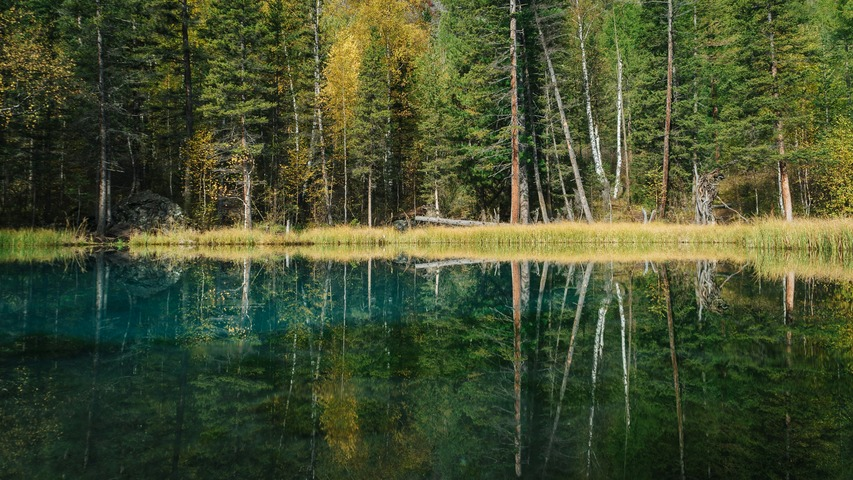
#> input picture lab3/assignment/image.jpg, 853 x 480 px
$ python 1.3.py
#> lines starting #> are read from the running program, lines starting #| are printed output that depends on the picture
# -*- coding: utf-8 -*-
"""
Created on Fri Sep 12 18:52:34 2025

@author: USER
"""


import numpy as np
import matplotlib.pyplot as plt
import cv2

# ---------------- Histogram Equalization for grayscale ----------------
def histogram(image):
    h, w = image.shape
    total = h * w
    hist = np.zeros(256, dtype=np.uint32)
    for i in range(h):
        for j in range(w):
            p_val = image[i, j]
            hist[p_val] += 1

    pdf = np.zeros(256, dtype=np.float32)
    for i in range(256):
        pdf[i] = hist[i] / float(total)

    cdf = np.zeros(256, dtype=np.float32)
    p = 0
    for i in range(256):
        p += pdf[i]
        cdf[i] = p

    trans = np.zeros(256, dtype=np.uint8)
    for i in range(256):
        trans[i] = int(round(255 * cdf[i]))

    out_image = np.zeros_like(image, dtype=np.uint8)
    for i in range(h):
        for j in range(w):
            out_image[i, j] = trans[image[i, j]]

    return out_image

def show_pdf_cdf(image):
    chans = cv2.split(image)
    pdf_list = []
    cdf_list = []

    for chan in chans:
        h, w = chan.shape
        total = h * w
        hist = np.zeros(256, dtype=np.uint32)

        # Histogram
        for i in range(h):
            for j in range(w):
                p_val = chan[i, j]
                hist[p_val] += 1

        # PDF (manual loop)
        pdf = np.zeros(256, dtype=np.float32)
        for i in range(256):
            pdf[i] = hist[i] / float(total)

        # CDF (manual loop)
        cdf = np.zeros(256, dtype=np.float32)
        cumulative = 0.0
        for i in range(256):
            cumulative += pdf[i]
            cdf[i] = cumulative

        # Save results
        pdf_list.append(pdf)
        cdf_list.append(cdf)

    return pdf_list, cdf_list


# ---------------- Plot Histograms ----------------
def plot_diagrams(hist_list, title):
    colors = ("b", "g", "r")
    for hist, color in zip(hist_list, colors):
        plt.plot(hist, color=color)
        plt.xlim([0, 256])
    plt.title(title)


# ---------------- Main Code ----------------
img = cv2.imread("image.jpg", 1)
#> img is the input picture: shape (480, 853, 3); mean B, G, R 47, 78.9, 68.4


hsv = cv2.cvtColor(img, cv2.COLOR_BGR2HSV)
#> hsv: shape (480, 853, 3); mean H, S, V 46, 123, 81.5
h, s, v = cv2.split(hsv)
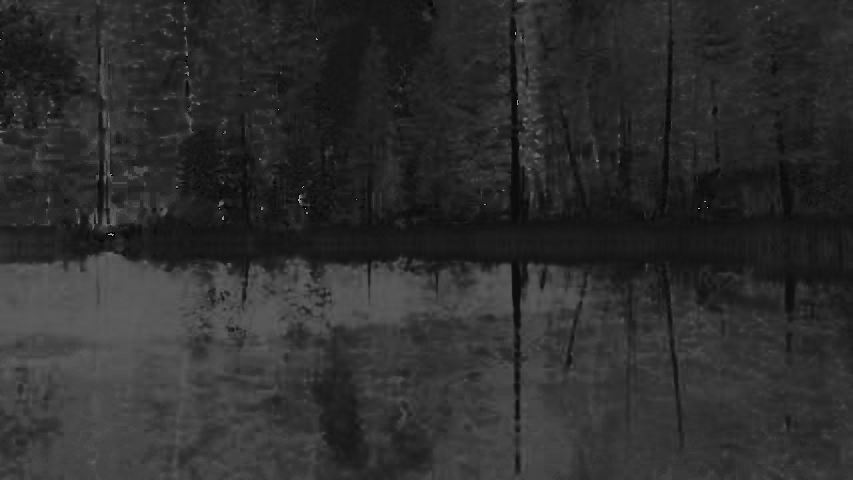
#> h: shape (480, 853); min 0, max 177, mean 46
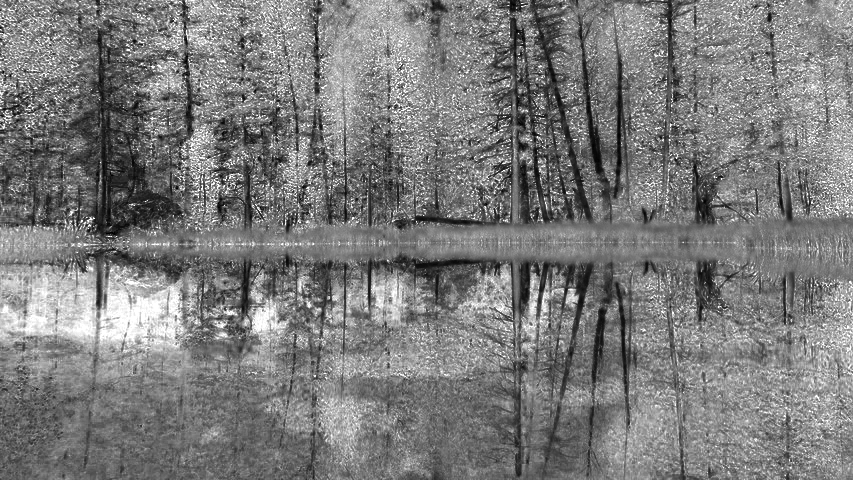
#> s: shape (480, 853); min 0, max 255, mean 123
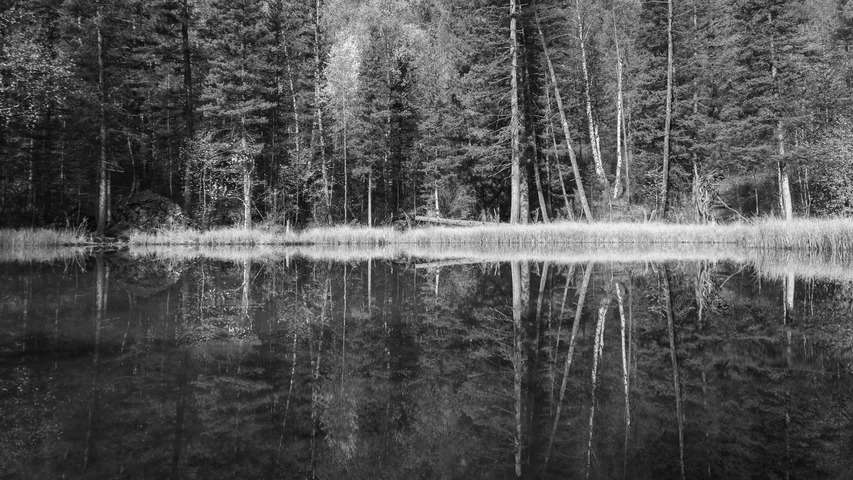
#> v: shape (480, 853); min 1, max 255, mean 81.5
v_out = histogram(v)
#> after the loop in histogram, `for i in range(h):`: hist = 256 values, max 5773 at index 45, min 0 at index 0, mean 1599.4
#> after the loop in histogram, `for i in range(256):`: pdf = 256 values, max 0.0141 at index 45, min 0 at index 0, mean 0.00391
#> the loop in histogram, `for i in range(256):` made 256 passes
#> p on passes 1 to 3: 0, 2.44e-06, 1.22e-05
#> after the loop in histogram, `for i in range(256):`: cdf = 256 values from 0 to 1; p = 1
#> after the loop in histogram, `for i in range(256):`: trans = 256 values from 0 to 255
#> after the loop in histogram, `for i in range(h):`:
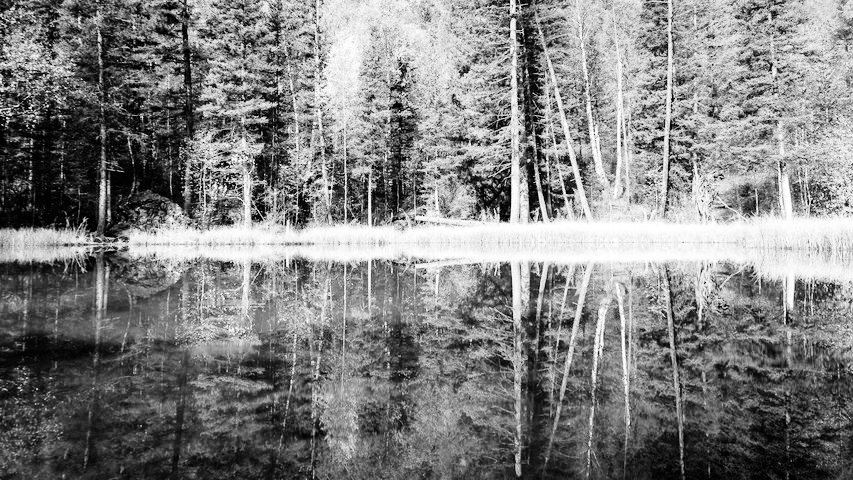
#> out_image: shape (480, 853); min 0, max 255, mean 128.5
hsv_merge = cv2.merge([h, s, v_out])
#> hsv_merge: shape (480, 853, 3); mean H, S, V 46, 123, 128.5
final_rgb = cv2.cvtColor(hsv_merge, cv2.COLOR_HSV2BGR)
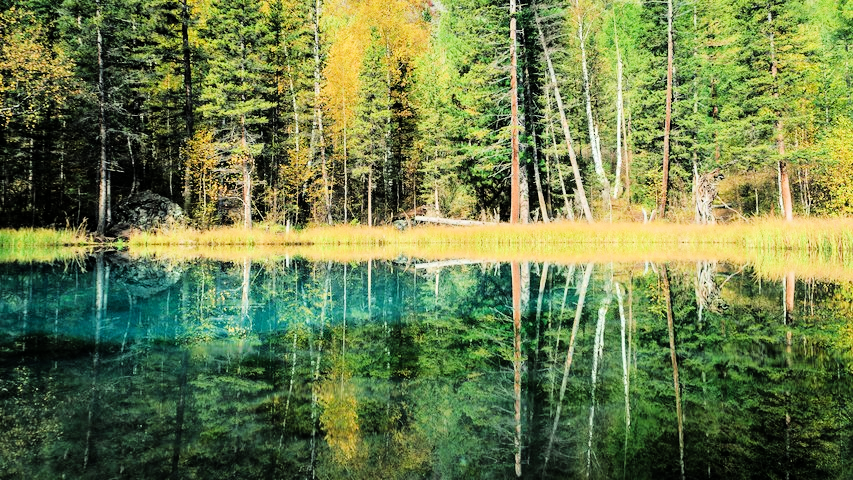
#> final_rgb: shape (480, 853, 3); mean B, G, R 73.5, 124.6, 107.1

# Show images (optional)
cv2.imshow("Original Image", img)
cv2.imshow("Equalized Image", final_rgb)
cv2.waitKey(0)

in_pdf,in_cdf = show_pdf_cdf(img)
#> the loop in show_pdf_cdf, `for chan in chans:` made 3 passes
#> after the loop in show_pdf_cdf, `for chan in chans:`: cdf_list = 3 items
#> in_pdf = 3 items; in_cdf = 3 items
out_pdf, out_cdf = show_pdf_cdf(final_rgb)
#> the loop in show_pdf_cdf (call 2), `for chan in chans:` made 3 passes
#> out_pdf = 3 items; out_cdf = 3 items


plt.figure(figsize=(12, 5))

plt.subplot(1, 2, 1)
plot_diagrams(in_pdf, "Input pdf")
#> the loop in plot_diagrams, `for hist, color in zip(hist_list, colors):` made 3 passes
#> color on passes 1 to 3: 'b', 'g', 'r'

plt.subplot(1, 2, 2)
plot_diagrams(in_cdf, "input cdf")
#> the loop in plot_diagrams (call 2), `for hist, color in zip(hist_list, colors):` made 3 passes

plt.show()
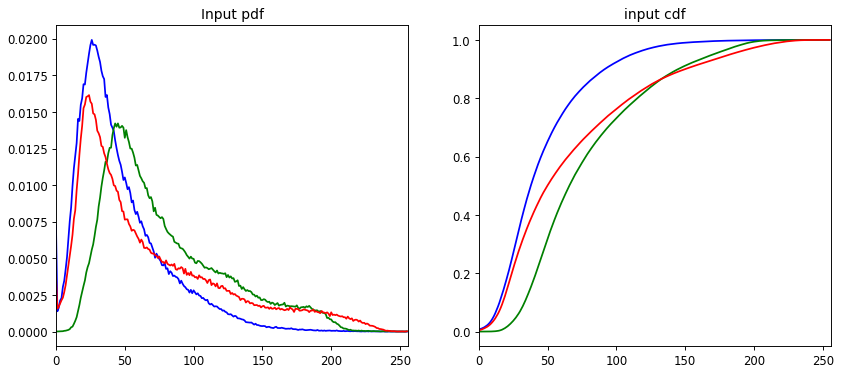
#> figure drawn by matplotlib, 2 panels; panel 1: curve peaks at x = 26, y = 0.0199; panel 1: curve peaks at x = 43, y = 0.0142; panel 1: curve peaks at x = 24, y = 0.0161; panel 2: curve peaks at x = 254, y = 1


plt.figure(figsize=(12, 5))

plt.subplot(1, 2, 1)
plot_diagrams(out_pdf, "output pdf")

plt.subplot(1, 2, 2)
plot_diagrams(out_cdf, "output cdf")

plt.show()
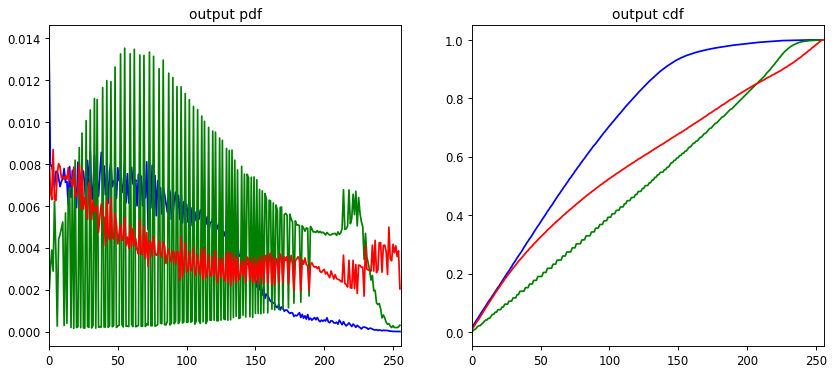
#> figure drawn by matplotlib, 2 panels; panel 1: curve peaks at x = 0, y = 0.0139; panel 1: curve peaks at x = 55, y = 0.0135; panel 1: curve peaks at x = 0, y = 0.0087; panel 2: curve peaks at x = 255, y = 1


cv2.destroyAllWindows()
